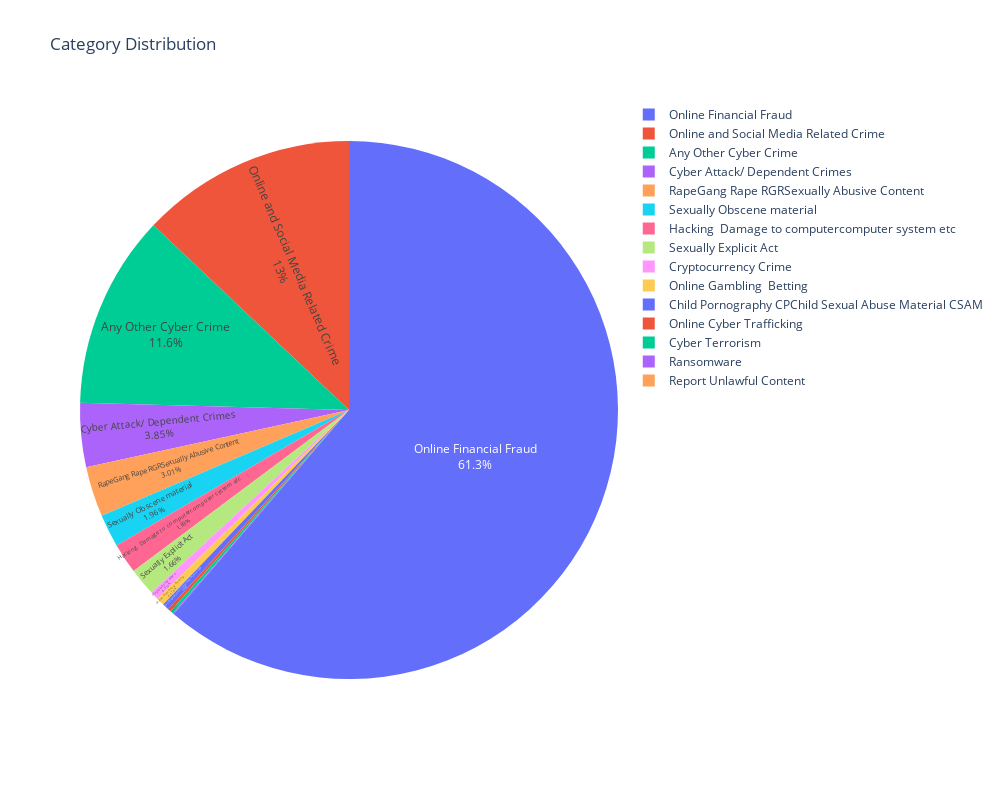

Write notebook code for a chart like this one.
### Markdown cell above
Pie Chart for Category Distribution

### Code cell
# Pie Chart for Category Distribution
fig = px.pie(data['category'].value_counts().reset_index(),
             names='category',
             values='count',
             color='category',
             labels={'category': 'Category', 'count': 'Count'},
             title='Category Distribution')

fig.update_traces(textposition='inside', textinfo='percent+label')
fig.update_layout(width=1000, height=800)

# Show the plot
fig.show()

### Figure 1 — Plotly figure (JSON) as saved in the notebook; plotly's stock layout.template omitted (floating-point values rounded to 4 significant figures)
{"data": [{"customdata": [["Online Financial Fraud"], ["Online and Social Media Related Crime"], ["Any Other Cyber Crime"], ["Cyber Attack/ Dependent Crimes"], ["RapeGang Rape RGRSexually Abusive Content"], ["Sexually Obscene material"], ["Hacking  Damage to computercomputer system etc"], ["Sexually Explicit Act"], ["Cryptocurrency Crime"], ["Online Gambling  Betting"], ["Child Pornography CPChild Sexual Abuse Material CSAM"], ["Online Cyber Trafficking"], ["Cyber Terrorism"], ["Ransomware"], ["Report Unlawful Content"]], "domain": {"x": [0.0, 1.0], "y": [0.0, 1.0]}, "hovertemplate": "Category=%{customdata[0]}<br>Count=%{value}<extra></extra>", "labels": ["Online Financial Fraud", "Online and Social Media Related Crime", "Any Other Cyber Crime", "Cyber Attack/ Dependent Crimes", "RapeGang Rape RGRSexually Abusive Content", "Sexually Obscene material", "Hacking  Damage to computercomputer system etc", "Sexually Explicit Act", "Cryptocurrency Crime", "Online Gambling  Betting", "Child Pornography CPChild Sexual Abuse Material CSAM", "Online Cyber Trafficking", "Cyber Terrorism", "Ransomware", "Report Unlawful Content"], "legendgroup": "", "marker": {"colors": ["#636efa", "#EF553B", "#00cc96", "#ab63fa", "#FFA15A", "#19d3f3", "#FF6692", "#B6E880", "#FF97FF", "#FECB52", "#636efa", "#EF553B", "#00cc96", "#ab63fa", "#FFA15A"]}, "name": "", "showlegend": true, "values": [57434, 12140, 10878, 3608, 2822, 1838, 1710, 1552, 480, 444, 379, 183, 161, 56, 1], "type": "pie", "textinfo": "percent+label", "textposition": "inside"}], "layout": {"legend": {"tracegroupgap": 0}, "title": {"text": "Category Distribution"}, "width": 1000, "height": 800}}
